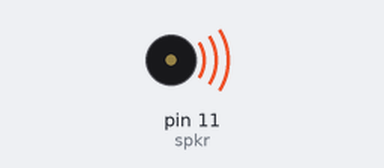
The sketch below on a simulated Arduino Uno, built with avr-gcc and run on an emulated ATmega328P. Parts: buzzer (waves = sounding).

Above: at 0.1 s.
At 12.1 s:
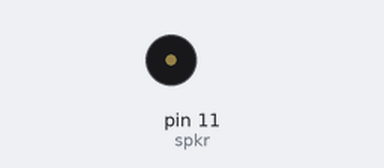
Timing chart, 0 to 13.6 s (numbered marks = the images above):
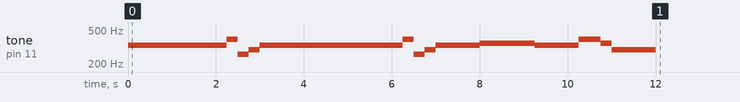

The sketch:

Secret_Jingle.ino
```cpp
// Jordan Secret
// Jingle bell

int spkr = 11;

//notes
int w = 1000;
int h = 500;
int q = 250;
int e = 125;
int s = 62;

//pitches
int c4 = 261;
int d4 = 293;
int e4 = 330;
int f4 = 350;
int g4 = 392;
int a4 = 440;
int b4 = 494;
int c5 = 523;


int jingle[] = { e4, e4, e4, e4, e4, e4, e4, g4, c4, d4, e4};
int jingle2[] = {f4, f4, f4, f4, f4, e4, e4, e4, e4, g4, g4, f4, d4, c4};
int jingNotes[] = {q,q,h,q,q,h,q,q,q,q,w};
int jingNotes2[] = {q,q,q,q,q,q,q,q,q,q,q,q,w};

void playJingle() {
  for(int i = 0; i< 11; i++){
    tone(spkr, jingle[i], jingNotes[i]);
    delay(jingNotes[i]);
  }
  for(int i = 0; i< 11; i++){
    tone(spkr, jingle[i], jingNotes[i]);
    delay(jingNotes[i]);
  }
  for(int i = 0; i< 13; i++){
    tone(spkr, jingle2[i], jingNotes2[i]);
    delay(jingNotes2[i]);
  }
}


void setup() {
  playJingle();
}

void loop() {

}
```
